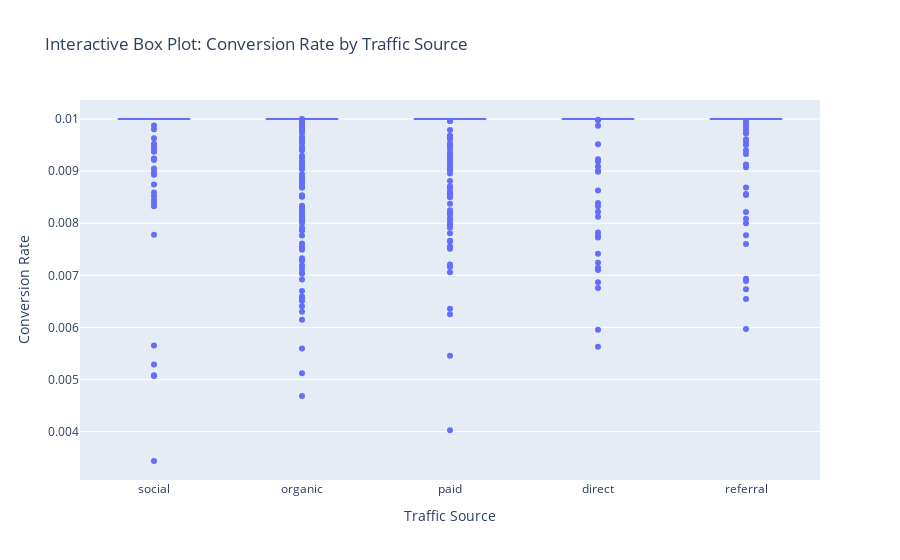

The notebook cell this image was saved under:
### Markdown cell above
# 5. Interactive Plots (Plotly Express - Box Plot)

### Code cell
fig = px.box(df, x='Traffic Source', y='Conversion Rate',
             title='Interactive Box Plot: Conversion Rate by Traffic Source')
fig.show()

### Figure 1 — Plotly figure (JSON) as saved in the notebook; plotly's stock layout.template omitted (floating-point values rounded to 4 significant figures; data arrays with more than 128 entries replaced by an {"elided": "..."} marker saying what was removed)
{"data": [{"alignmentgroup": "True", "hovertemplate": "Traffic Source=%{x}<br>Conversion Rate=%{y}<extra></extra>", "legendgroup": "", "marker": {"color": "#636efa"}, "name": "", "notched": false, "offsetgroup": "", "orientation": "v", "showlegend": false, "type": "box", "x": {"elided": "1888 str values"}, "x0": " ", "xaxis": "x", "y": {"elided": "1888 float values"}, "y0": " ", "yaxis": "y"}], "layout": {"boxmode": "group", "legend": {"tracegroupgap": 0}, "title": {"text": "Interactive Box Plot: Conversion Rate by Traffic Source"}, "xaxis": {"anchor": "y", "domain": [0, 1], "title": {"text": "Traffic Source"}}, "yaxis": {"anchor": "x", "domain": [0, 1], "title": {"text": "Conversion Rate"}}}}
